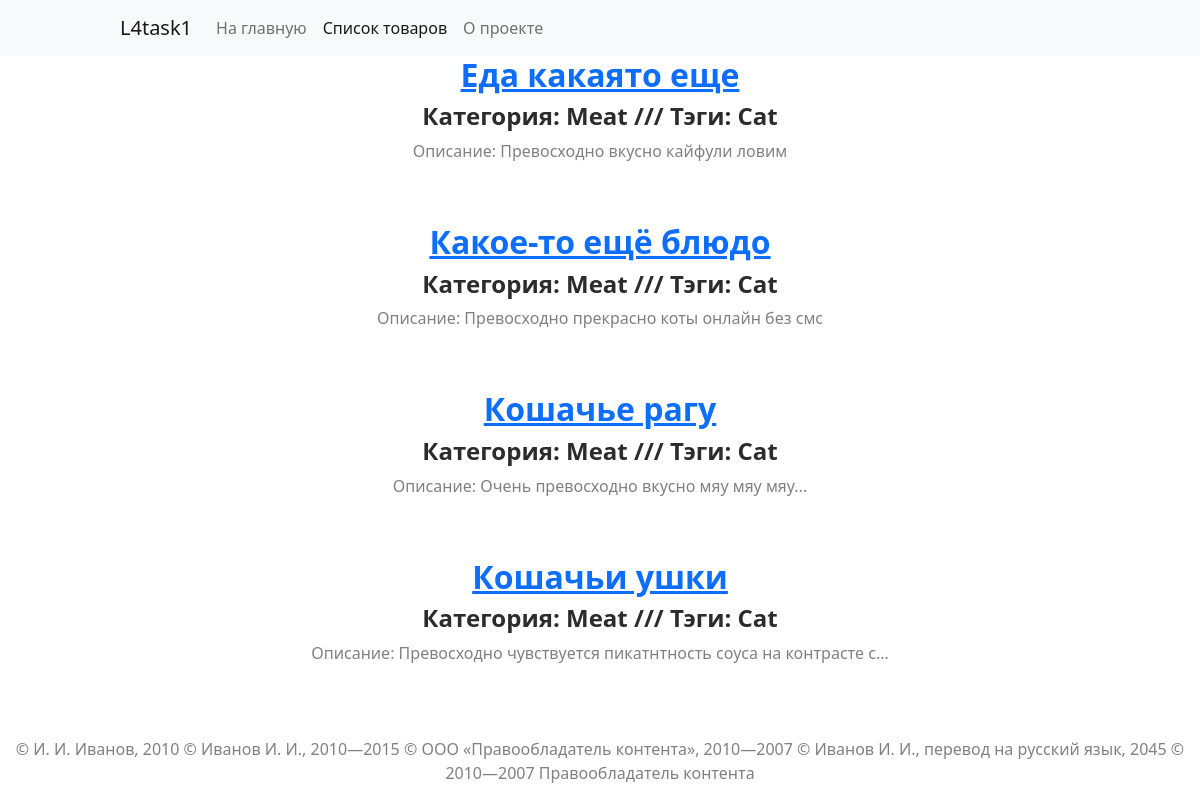
Page /catalog/ on the earlier database version.
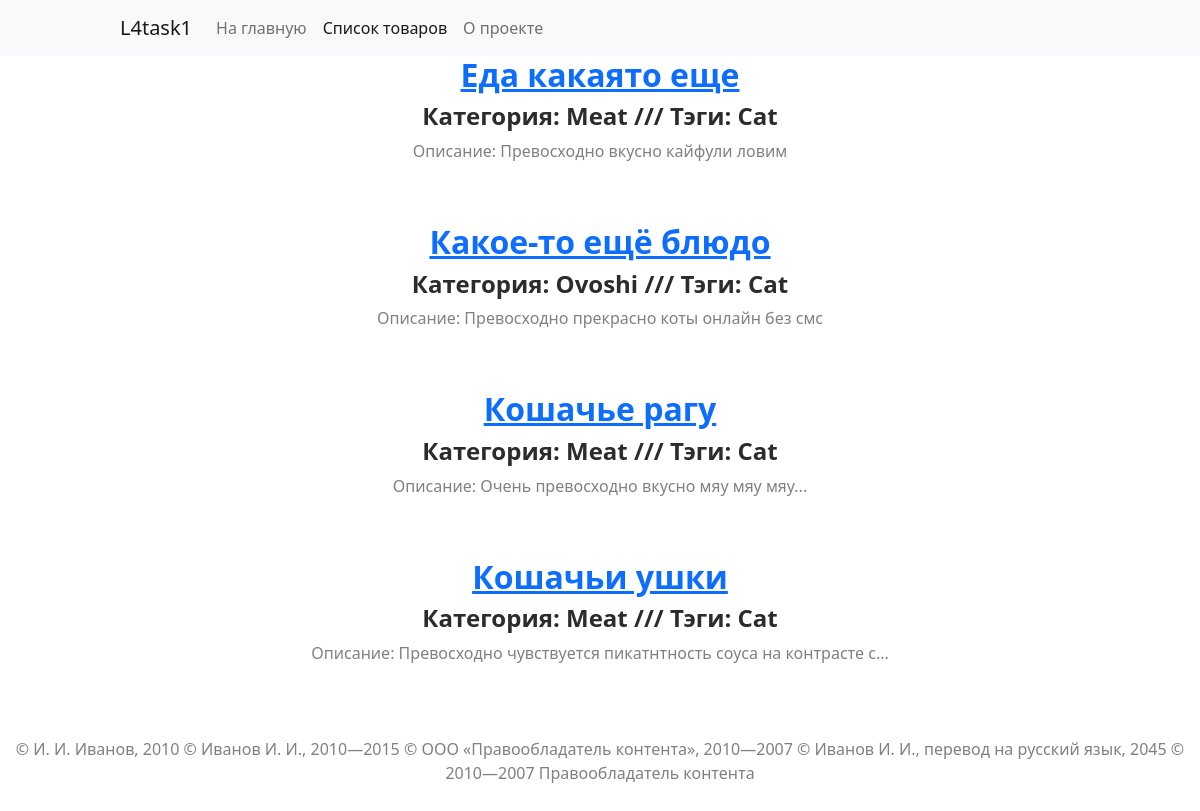
Same page on the later database version.
### catalog/models.py (models this page shows, shortened)
class Item(models.Model):
    is_published = models.BooleanField(default=True)
    is_on_main = models.BooleanField(default=False)
    name = models.CharField(max_length=150, default='your name')
    text = models.TextField(default='your desc', validators=[validate_desc])
    category = models.ForeignKey(
        'Category', on_delete=models.DO_NOTHING, null=True)
    images = models.ForeignKey(
        'DescriptionImages', on_delete=models.CASCADE, null=True)
    tags = models.ManyToManyField('Tag')
    class Meta:
        verbose_name = 'товар'
        verbose_name = 'товары'
        default_related_name = 'items'
        ordering = ('category__name',)
    upload = models.ImageField(upload_to='uploads/%Y/%m', default='nothing')
    def image_tmb(self):
        if self.upload:
            return mark_safe(
                f'<img src="{self.get_img.url}">'
            )
        return 'Нет изображения'
    image_tmb.short_description = 'превью'
    image_tmb.allow_tags = True

class Category(models.Model):
    is_published = models.BooleanField(default=True)
    name = models.CharField(max_length=150, default='your name')
    slug = models.CharField(
        max_length=200, validators=[validate_slug], default='slug')
    weight = models.IntegerField(default=100, validators=[validate_weight])

### catalog/views.py (the view)
# urls.py: path('', views.item_list, name='item_list'),
def item_list(request):
    items = Item.objects.all().filter(is_published=True).order_by('name')
    context = {'items': items, 'navbar': 'catalog'}
    return render(request, 'catalog/index.html', context)

### templates/catalog/index.html (shortened to what this page needs)
<!DOCTYPE html>
<html lang="ru">
<head>
  {% extends "base.html" %}
  {% load static %}
  {% block content %}
  <link rel="stylesheet" href="{% static 'css/catalog_style.css' %}">
</head>
<body>
  {% include "includes/small_item_detail.html" %}
  {% endblock %}

### templates/includes/small_item_detail.html
{% load static %}
<link rel="stylesheet" href="{% static 'css/small_item_detail.css' %}">
<div class="item_preview">
{% for item in items %}
  <a href="{% url 'catalog:item_detail' item.id %}"><h2>{{ item.name }}</h2></a>
  <h4>Категория: {{ item.category.name }} /// Тэги: {% for tag in item.tags.all %} {{ tag.name }} {% endfor %}</h4>
  <p>Описание: {{ item.text|truncatewords:10 }}</p>
{% endfor %}
</div>

Differences in the rows shown:
changed Item "Какое-то ещё блюдо": category.name "Meat" → "Ovoshi"
